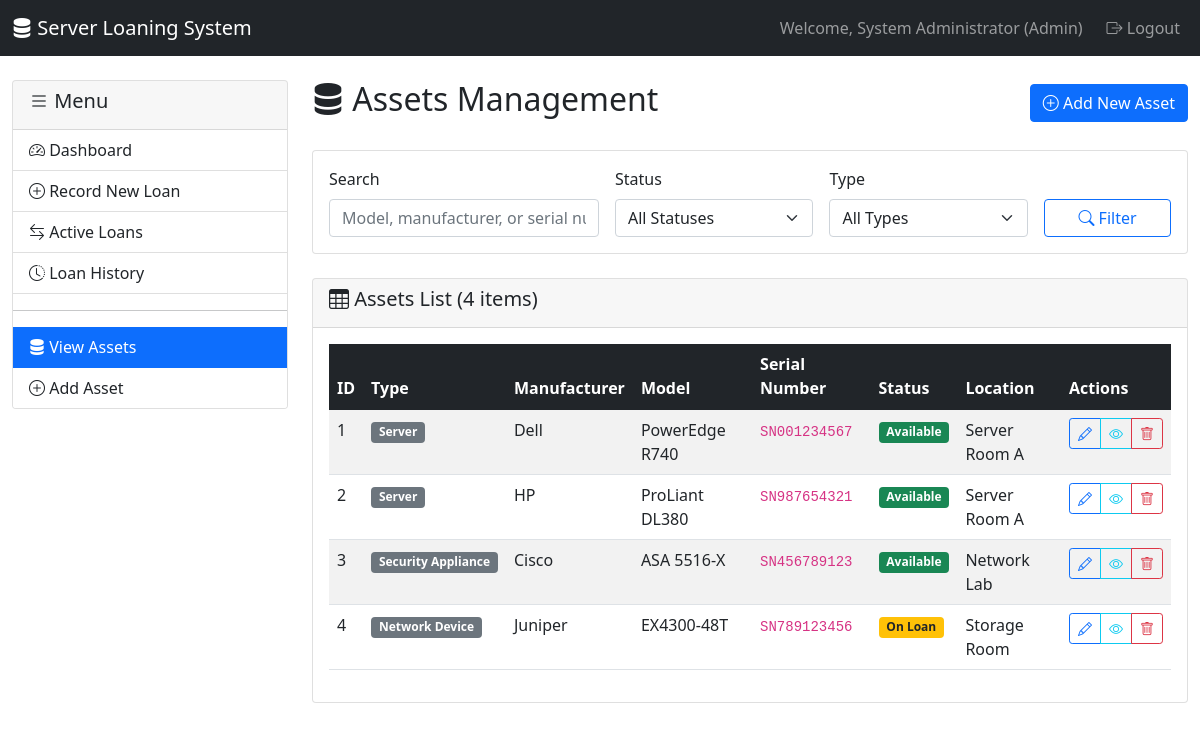
Screenshot of /admin/assets_list.php (signed in) with the database file from the repository.
### tables this page shows
CREATE TABLE assets (
    asset_id INT AUTO_INCREMENT PRIMARY KEY,
    asset_type ENUM('Server', 'Security Appliance', 'Network Device', 'Other') NOT NULL,
    manufacturer VARCHAR(100),
    model VARCHAR(100) NOT NULL,
    serial_number VARCHAR(100) UNIQUE,
    specifications TEXT,
    status ENUM('Available', 'On Loan', 'Maintenance', 'Retired') DEFAULT 'Available',
    location VARCHAR(200),
    notes TEXT,
    created_at TIMESTAMP DEFAULT CURRENT_TIMESTAMP,
    updated_at TIMESTAMP DEFAULT CURRENT_TIMESTAMP ON UPDATE CURRENT_TIMESTAMP
);

### auth/check_auth.php (called while the page is built, shortened)
<?php
function getCurrentUserName() {
    return isset($_SESSION['full_name']) ? $_SESSION['full_name'] : $_SESSION['username'];
}
?>

### admin/assets_list.php (the view, shortened to what this page needs)
<?php
require_once '../auth/check_auth.php';
require_once '../config/db_config.php';
$search_term = '';
$query = "SELECT * FROM assets WHERE 1=1";
$params = [];
$types = "";
$query .= " ORDER BY created_at DESC";
if (!empty($params)) {
    $stmt = $conn->prepare($query);
    $stmt->bind_param($types, ...$params);
    $stmt->execute();
    $result = $stmt->get_result();
} else {
    $result = $conn->query($query);
}
?>
<!DOCTYPE html>
<html lang="en">
<head>
    <link href="https://cdn.jsdelivr.net/npm/bootstrap@5.1.3/dist/css/bootstrap.min.css" rel="stylesheet">
    <link href="https://cdn.jsdelivr.net/npm/bootstrap-icons@1.7.2/font/bootstrap-icons.css" rel="stylesheet">
</head>
<body>
    <nav class="navbar navbar-expand-lg navbar-dark bg-dark">
        <div class="container-fluid">
            <a class="navbar-brand" href="dashboard.php">
                <i class="bi bi-server"></i> Server Loaning System
            </a>
            <div class="navbar-nav ms-auto">
                <span class="navbar-text me-3">
                    Welcome, <?php echo getCurrentUserName(); ?> (Admin)
                </span>
                <a class="nav-link" href="../auth/logout.php">
                    <i class="bi bi-box-arrow-right"></i> Logout
                </a>
            </div>
        </div>
    </nav>
    <div class="container-fluid mt-4">
        <div class="row">
            <div class="col-md-3">
                <div class="card">
                    <div class="card-header">
                        <h5><i class="bi bi-list"></i> Menu</h5>
                    </div>
                    <div class="list-group list-group-flush">
                        <a href="dashboard.php" class="list-group-item list-group-item-action">
                            <i class="bi bi-speedometer2"></i> Dashboard
                        </a>
                        <a href="loan_record.php" class="list-group-item list-group-item-action">
                            <i class="bi bi-plus-circle"></i> Record New Loan
                        </a>
                        <a href="loans_active.php" class="list-group-item list-group-item-action">
                            <i class="bi bi-arrow-left-right"></i> Active Loans
                        </a>
                        <a href="loans_history.php" class="list-group-item list-group-item-action">
                            <i class="bi bi-clock-history"></i> Loan History
                        </a>
                        <hr>
                        <a href="assets_list.php" class="list-group-item list-group-item-action active">
                            <i class="bi bi-server"></i> View Assets
                        </a>
                        <a href="asset_add.php" class="list-group-item list-group-item-action">
                            <i class="bi bi-plus-circle"></i> Add Asset
                        </a>
                    </div>
                </div>
            </div>
            <div class="col-md-9">
                <div class="d-flex justify-content-between align-items-center mb-4">
                    <h2><i class="bi bi-server"></i> Assets Management</h2>
                    <a href="asset_add.php" class="btn btn-primary">
                        <i class="bi bi-plus-circle"></i> Add New Asset
                    </a>
                </div>
                <div class="card mb-4">
                    <div class="card-body">
                        <form method="GET" class="row g-3">
                            <div class="col-md-4">
                                <label for="search" class="form-label">Search</label>
                                <input type="text" class="form-control" id="search" name="search"
                                       placeholder="Model, manufacturer, or serial number"
                                       value="<?php echo htmlspecialchars($search_term); ?>">
                            </div>
                            <div class="col-md-3">
                                <label for="status" class="form-label">Status</label>
                                <select class="form-select" id="status" name="status">
                                    <option value="">All Statuses</option>
                                </select>
                            </div>
                            <div class="col-md-3">
                                <label for="type" class="form-label">Type</label>
                                <select class="form-select" id="type" name="type">
                                    <option value="">All Types</option>
                                </select>
                            </div>
                            <div class="col-md-2">
                                <label class="form-label">&nbsp;</label>
                                <div class="d-grid">
                                    <button type="submit" class="btn btn-outline-primary">
                                        <i class="bi bi-search"></i> Filter
                                    </button>
                                </div>
                            </div>
                        </form>
                    </div>
                </div>
                <div class="card">
                    <div class="card-header">
                        <h5><i class="bi bi-table"></i> Assets List (<?php echo $result->num_rows; ?> items)</h5>
                    </div>
                    <div class="card-body">
                        <?php if ($result->num_rows > 0): ?>
                        <div class="table-responsive">
                            <table class="table table-striped table-hover">
                                <thead class="table-dark">
                                    <tr>
                                        <th>ID</th>
                                        <th>Type</th>
                                        <th>Manufacturer</th>
                                        <th>Model</th>
                                        <th>Serial Number</th>
                                        <th>Status</th>
                                        <th>Location</th>
                                        <th>Actions</th>
                                    </tr>
                                </thead>
                                <tbody>
                                    <?php while ($asset = $result->fetch_assoc()): ?>
                                    <tr>
                                        <td><?php echo $asset['asset_id']; ?></td>
                                        <td>
                                            <span class="badge bg-secondary">
                                                <?php echo htmlspecialchars($asset['asset_type']); ?>
                                            </span>
                                        </td>
                                        <td><?php echo htmlspecialchars($asset['manufacturer']); ?></td>
                                        <td><?php echo htmlspecialchars($asset['model']); ?></td>
                                        <td>
                                            <code><?php echo htmlspecialchars($asset['serial_number']); ?></code>
                                        </td>
                                        <td>
                                            <?php
                                            $status_class = '';
                                            switch($asset['status']) {
                                                case 'Available': $status_class = 'bg-success'; break;
                                                case 'On Loan': $status_class = 'bg-warning text-dark'; break;
                                            }
                                            ?>
                                            <span class="badge <?php echo $status_class; ?>">
                                                <?php echo htmlspecialchars($asset['status']); ?>
                                            </span>
                                        </td>
                                        <td><?php echo htmlspecialchars($asset['location']); ?></td>
                                        <td>
                                            <div class="btn-group btn-group-sm" role="group">
                                                <a href="asset_edit.php?id=<?php echo $asset['asset_id']; ?>"
                                                   class="btn btn-outline-primary" title="Edit">
                                                    <i class="bi bi-pencil"></i>
                                                </a>
                                                <a href="asset_view.php?id=<?php echo $asset['asset_id']; ?>"
                                                   class="btn btn-outline-info" title="View Details">
                                                    <i class="bi bi-eye"></i>
                                                </a>
                                                <button type="button" class="btn btn-outline-danger"
                                                        onclick="confirmDelete(<?php echo $asset['asset_id']; ?>)" title="Delete">
                                                    <i class="bi bi-trash"></i>
                                                </button>
                                            </div>
                                        </td>
                                    </tr>
                                    <?php endwhile; ?>
                                </tbody>
                            </table>
                        </div>
                        <?php endif; ?>
                    </div>
                </div>
            </div>
        </div>
    </div>
</body>
</html>

### rows the page displays
assets: asset_id "1", asset_type "Server", manufacturer "Dell", model "PowerEdge R740", serial_number "SN001234567", status "Available", location "Server Room A"
assets: asset_id "2", asset_type "Server", manufacturer "HP", model "ProLiant DL380", serial_number "SN987654321", status "Available", location "Server Room A"
assets: asset_id "3", asset_type "Security Appliance", manufacturer "Cisco", model "ASA 5516-X", serial_number "SN456789123", status "Available", location "Network Lab"
assets: asset_id "4", asset_type "Network Device", manufacturer "Juniper", model "EX4300-48T", serial_number "SN789123456", status "On Loan", location "Storage Room"

### other values shown
getCurrentUserName() "System Administrator"
$result->num_rows "4"
